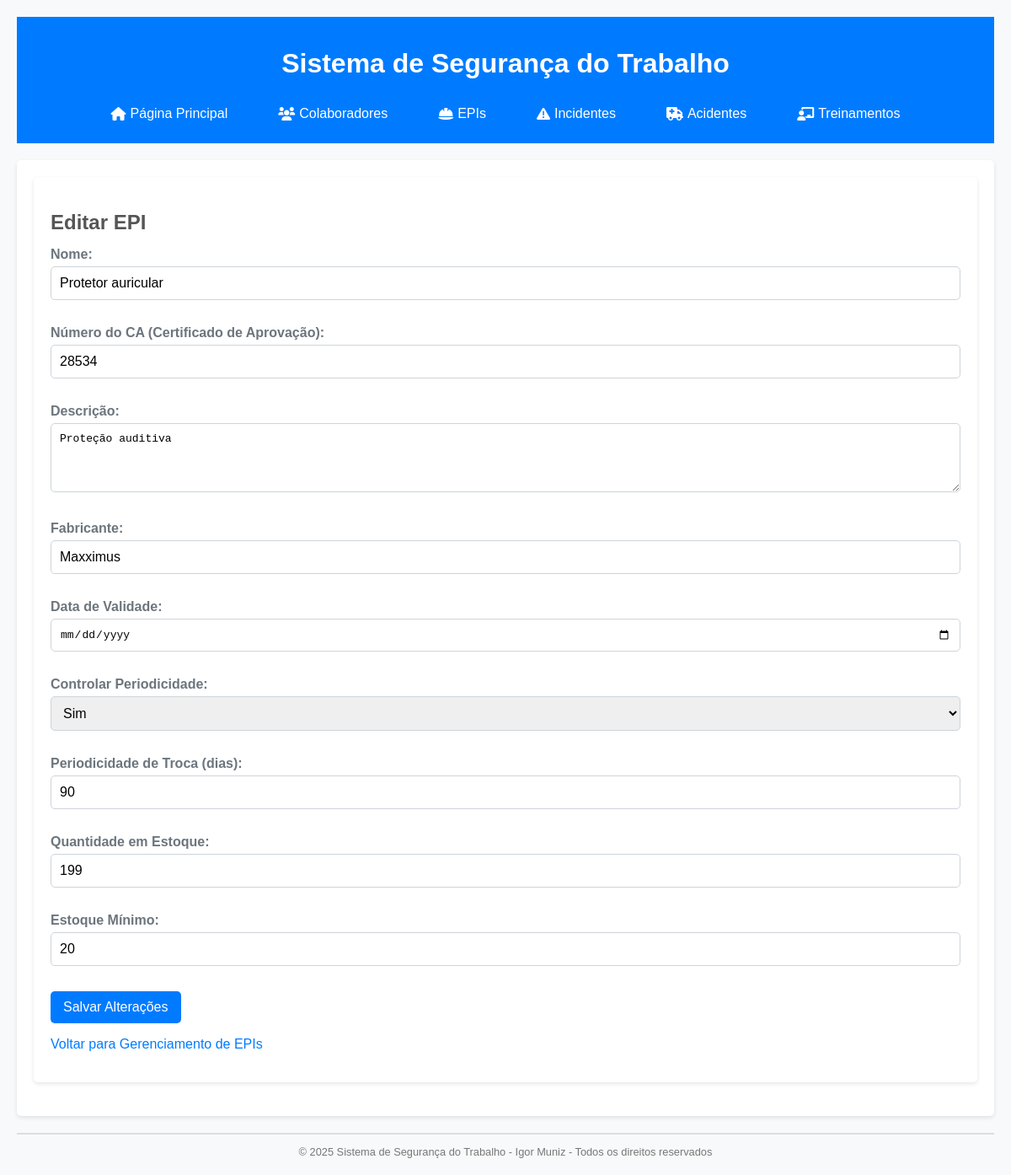
/editar_epi/2, run on an earlier commit of the app's database.
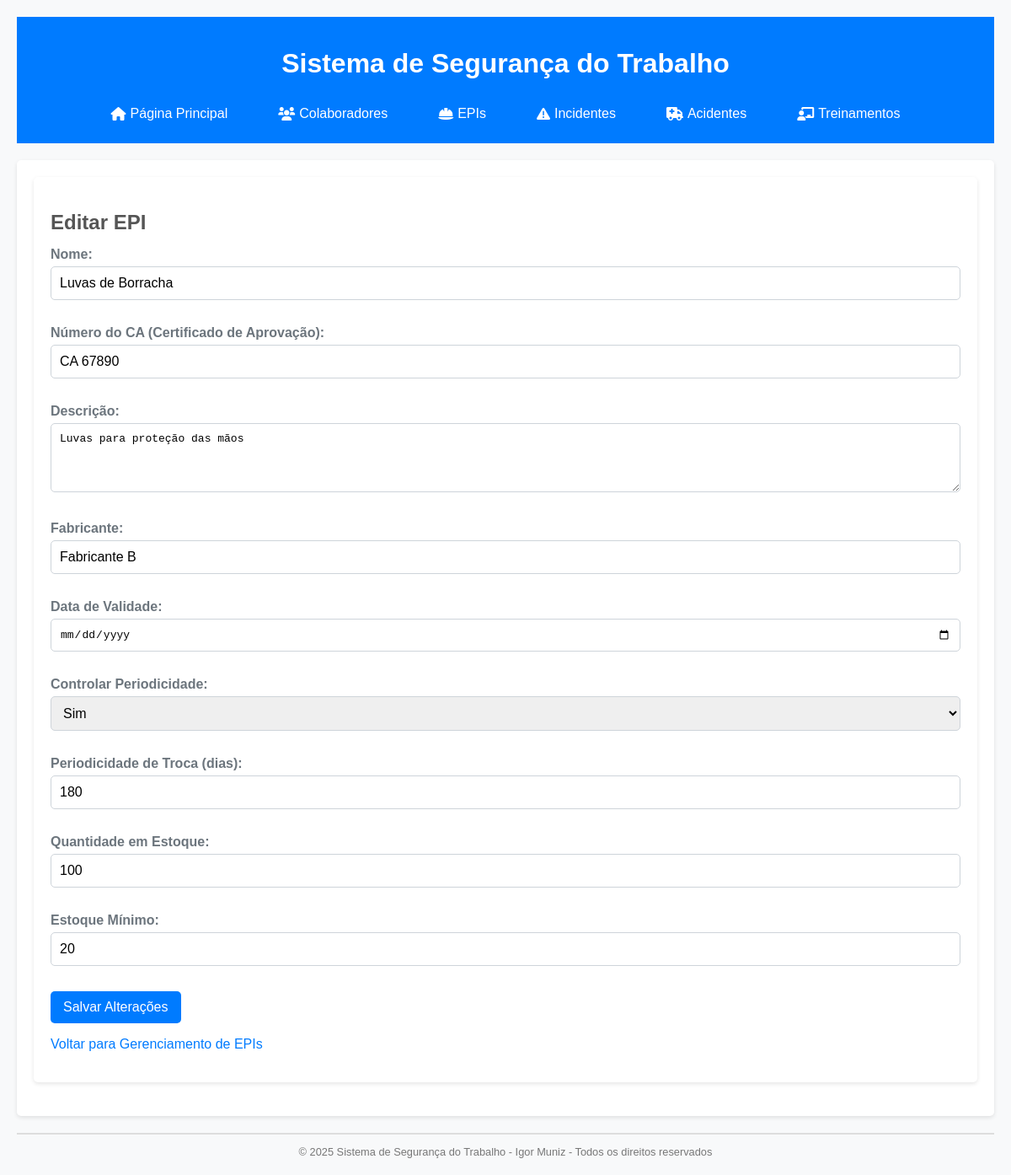
And on a later commit of the database.
### tables this page shows
CREATE TABLE epis (
    id INTEGER PRIMARY KEY AUTOINCREMENT,
    nome TEXT NOT NULL UNIQUE,
    ca TEXT,
    descricao TEXT NOT NULL,
    fabricante TEXT,
    data_validade TEXT,
    controlar_periodicidade TEXT NOT NULL DEFAULT 'Nao',
    periodicidade_troca INTEGER,
    quantidade_estoque INTEGER NOT NULL DEFAULT 0,
    estoque_minimo INTEGER NOT NULL DEFAULT 0
);

### app.py (the view)
@app.route('/editar_epi/<int:id>')
def editar_epi(id):
    db = get_db()
    epi = db.execute("SELECT * FROM epis WHERE id = ?", (id,)).fetchone()
    colaboradores = db.execute("SELECT * FROM colaboradores").fetchall()
    if epi:
        epi_dict = dict(epi)
        epi_dict['data_validade'] = formatar_data(epi_dict['data_validade'])
        return render_template('editar_epi.html', epi=epi_dict, colaboradores=colaboradores)
    else:
        return "EPI não encontrado."

### app.py (called while the page is built)
def formatar_data(data):
    if data:
        data_obj = datetime.strptime(data, '%Y-%m-%d').date()
        return data_obj.strftime('%d/%m/%Y')
    return None

### database.py (called while the page is built)
def get_db():
    db = sqlite3.connect(DATABASE)
    db.row_factory = sqlite3.Row  # Isso permite acessar as colunas por nome
    return db

### templates/editar_epi.html (shortened to what this page needs)
{% extends 'base.html' %}
{% block content %}
<section class="form-section">
    <h1>
        Editar EPI
    </h1>
    {% if epi %}
    <form method="POST" action="/editar_epi/{{ epi['id'] }}">
        <div class="form-group">
            <label for="nome">
                Nome:
            </label>
            <input type="text" id="nome" name="nome" value="{{ epi['nome'] }}" required>
        </div>
        <div class="form-group">
            <label for="ca">
                Número do CA (Certificado de Aprovação):
            </label>
            <input type="text" id="ca" name="ca" value="{{ epi['ca'] }}">
        </div>
        <div class="form-group">
            <label for="descricao">
                Descrição:
            </label>
            <textarea id="descricao" name="descricao" rows="4" required class="descricao-epi">{{ epi['descricao'] }}</textarea>
        </div>
        <div class="form-group">
            <label for="fabricante">
                Fabricante:
            </label>
            <input type="text" id="fabricante" name="fabricante" value="{{ epi['fabricante'] }}">
        </div>
        <div class="form-group">
            <label for="data_validade">
                Data de Validade:
            </label>
            <input type="date" id="data_validade" name="data_validade" value="{{ epi['data_validade'] }}">
        </div>
        <div class="form-group">
            <label for="controlar_periodicidade">
                Controlar Periodicidade:
            </label>
            <select id="controlar_periodicidade" name="controlar_periodicidade"
                onchange="togglePeriodicidadeTroca()">
                <option value="Sim" {% if epi['controlar_periodicidade'] == 'Sim' %} selected {% endif %}>
                    Sim
                </option>
            </select>
        </div>
        <div class="form-group" id="div_periodicidade_troca">
            <label for="periodicidade_troca">
                Periodicidade de Troca (dias):
            </label>
            <input type="number" id="periodicidade_troca" name="periodicidade_troca"
                value="{{ epi['periodicidade_troca'] }}">
        </div>
        <div class="form-group">
            <label for="quantidade_estoque">
                Quantidade em Estoque:
            </label>
            <input type="number" id="quantidade_estoque" name="quantidade_estoque"
                value="{{ epi['quantidade_estoque'] }}" required>
        </div>
        <div class="form-group">
            <label for="estoque_minimo">
                Estoque Mínimo:
            </label>
            <input type="number" id="estoque_minimo" name="estoque_minimo"
                value="{{ epi['estoque_minimo'] }}" required>
        </div>
        <button type="submit" class="form-button">
            Salvar Alterações
        </button>
    </form>
    {% else %}
    <p>
        EPI não encontrado.
    </p>
    {% endif %}
    <p>
        <a href="/epis">
            Voltar para Gerenciamento de EPIs
        </a>
    </p>
</section>
{% endblock %}

What changed in the data, as far as the page shows it:
changed epis "Sim": nome "Protetor auricular" → "Luvas de Borracha"; ca "28534" → "CA 67890"; descricao "Proteção auditiva" → "Luvas para proteção das mãos"; fabricante "Maxximus" → "Fabricante B"; periodicidade_troca "90" → "180"; quantidade_estoque "199" → "100"
